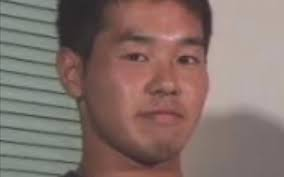
#> input picture yajue.jpg, 284 x 177 px
$ python main.py
#> lines starting #> are read from the running program, lines starting #| are printed output that depends on the picture
from PIL import Image, ImageDraw, ImageFilter
import face_recognition
import numpy as np


# [11 lines left out: function get_center, not called in this run]


def get_feature_points(image):
    landmarks = face_recognition.face_landmarks(np.array(image.convert('RGB')))

    res = []

    for landmark in landmarks:
        pts = []
        for label in landmark:
            label_size = len(landmark[label])
            weight = 1 / label_size
            if label == "chin":
                weight *= 10
            for pos in landmark[label]:
                pts.append((pos[0], pos[1], weight))
        res.append(np.asarray(pts))

    return res


# [100 lines left out: functions solve_param, get_affine_transform, get_feature_dis, replace_single_face, blend_image, not called in this run]


def replace_faces(image, new_face, feather_radius=5):
    image = image.convert('RGBA')
    new_face = new_face.convert('RGBA')

    new_face_rev = new_face.transpose(Image.FLIP_LEFT_RIGHT)

    image_feature = get_feature_points(image)
    new_face_feature = get_feature_points(new_face)
    new_face_rev_feature = get_feature_points(new_face_rev)

    if len(new_face_feature) < 1 or len(new_face_rev_feature) < 1:
        print("no face in the new_face image")
        return image

    if len(new_face_feature) > 1 or len(new_face_rev_feature) > 1:
        print("too many faces in the new_face image")
        return image

    print("%d faces detected" % len(image_feature))

    cover_image = Image.new('RGBA', image.size)

    cnt, cur = len(image_feature), 0
    for face in image_feature:
        cur += 1
        print("replacing %d/%d..." % (cur, cnt))
        cover_image = replace_single_face(cover_image, new_face, new_face_rev,
                                          face, new_face_feature[0], new_face_rev_feature[0])

    print("blending...")
    image = blend_image(image, cover_image, feather_radius)

    print("done.")

    return image


# ikisugi! 191919
if __name__ == '__main__':
    test_img1 = Image.open("yajue.jpg")
#> test_img1 is the input picture: PIL image 284x177 RGB; mean R, G, B 133.3, 113.8, 107.8
    test_img2 = Image.open("yajue1.png")
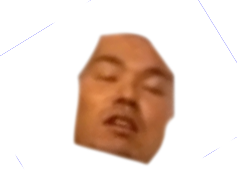
#> input picture yajue1.png, 237 x 193 px
#> test_img2 is the input picture: PIL image 237x193 RGBA; mean R, G, B, A 206.7, 189.2, 205.2, 56

    test_img3 = replace_faces(test_img1, test_img2)
#> in replace_faces, `new_face_rev = new_face.transpose(Image.FLIP_LEFT_RIGHT)`:
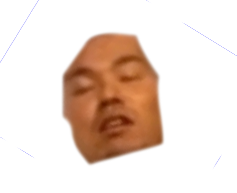
#> new_face_rev: PIL image 237x193 RGBA; mean R, G, B, A 206.7, 189.2, 205.2, 56; transparent parts drawn white
#> (the run stopped early here; a loop or call above may not have finished)
